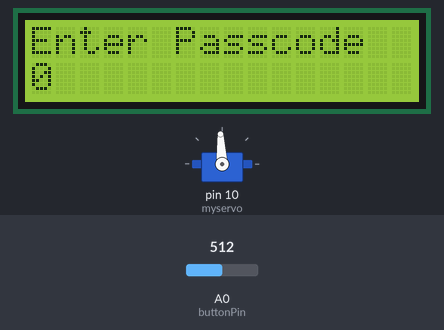
A sketch run on a simulated Arduino Uno, built with avr-gcc and run on an emulated ATmega328P. Parts: 16×2 character LCD, servo. The inputs (shaded band) are chosen by the test bench; at power-on: A0 (buttonPin) = 512.

Above: at 1.2 s.
1.3 s: A0 (buttonPin) set to 537
2.8 s: A0 (buttonPin) set to 561
At 4.0 s:
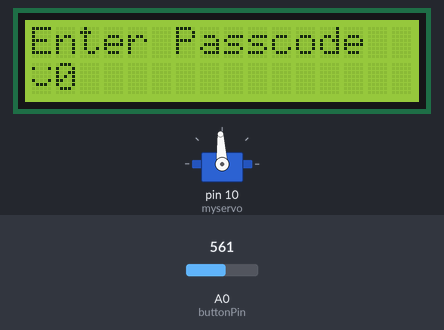
4.3 s: A0 (buttonPin) set to 185
At 5.0 s:
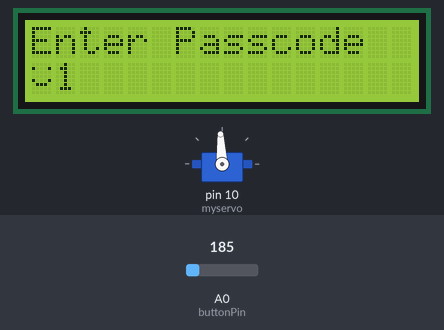
5.8 s: A0 (buttonPin) set to 565
At 6.4 s:
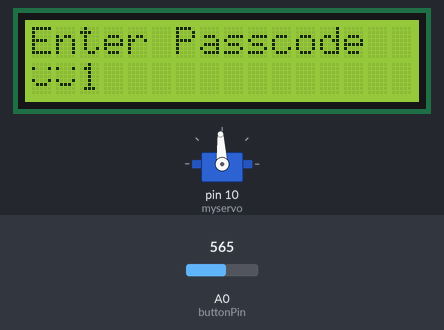
Timing chart, 0 to 8.3 s (numbered marks = the images above; inputs shaded):
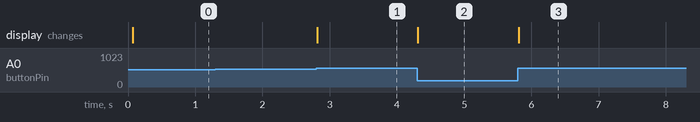

The sketch:

DoorUnlocker.ino
```cpp
#include <LiquidCrystal.h>
#include <Servo.h>

LiquidCrystal lcd(8,9,4,5,6,7);
Servo myservo;

//Hide the code with a smiley face
byte smiley[8] = {
  B00000,
  B10001,
  B00000,
  B00000,
  B10001,
  B01110,
  B00000,
};

byte frowny[8] = {
  B00000,
  B10001,
  B00000,
  B00000,
  B01110,
  B10001,
  B00000,
};

int num1;
int num2;
int num3;
int num4;
int num5;
int moveon=1;
int lcd_key=0;
int currentBtn=0;
int printlastbtn;
int servostatus;
int lockstatus;
int servodisp;

void setup(){
  lcd.begin(16,2);
  lcd.createChar(0,smiley);
  lcd.createChar(1,frowny);
  myservo.attach(10);
  myservo.writeMicroseconds(1500); //start servo in the center position
}

void loop(){
  lcd.setCursor(0,0);
  lcd.print("Enter Passcode");
  servostatus = 1;                //Servo does nothing
  if (moveon == 1){              //select first digit of passcode
    num1 = Enter_Number();
    lcd.setCursor(0,1);
    lcd.print(num1,DEC);

  }

  if (moveon == 2){             //select second digit of passcode
    num2 = Enter_Number();
    lcd.setCursor(0,1);
    lcd.write(byte(0));
    lcd.setCursor(1,1);
    lcd.print(num2,DEC);
  }

  if (moveon == 3){            //select third digit of passcode
    num3 = Enter_Number();
    lcd.setCursor(1,1);
    lcd.write(byte(0));
    lcd.setCursor(2,1);
    lcd.print(num3,DEC);
  }

  if (moveon == 4){            //select fourth digit of passcode
    num4 = Enter_Number();
    lcd.setCursor(2,1);
    lcd.write(byte(0));
    lcd.setCursor(3,1);
    lcd.print(num4,DEC);
  }

  if (moveon == 5){
    lcd.setCursor(3,1);
    lcd.write(byte(0));
    moveon = moveon+1;
  }
  if (moveon == 6){
    if (num1==0 & num2==6 & num3==0 & num4==5){  //Turn the servo if the correct passcode has been entered
      servostatus=2;                             //Unlock the door
      lockstatus = ServoFun(servostatus);        //passes servostatus variable to function, which will rotate servo to new position
    }
    else{
      for (int k = 0; k<4; k++){
        lcd.setCursor(k,1);
        lcd.write(byte(1));
           }
           lcd.setCursor(5,1);
           lcd.print("Try Again"),
      servostatus=1;                             //servo does nothing
      lockstatus = ServoFun(servostatus);
    }
    num5 = Enter_Number();
  }
  if (moveon == 7){
    servostatus=1;
    lockstatus = ServoFun(servostatus);
  }
}
```

ButtonPress.ino
```cpp
//Adapted from Dr. Mark Palmeri--4/21/2013
int buttonPin=A0;
#define btnRIGHT 0
#define btnUP 1
#define btnDOWN 2
#define btnLEFT 3
#define btnSELECT 4
#define btnNONE 5

int read_LCD_buttons()
{
  int adcIn;
  adcIn = analogRead(buttonPin);
  delay(5);
  if (adcIn < 50) return btnRIGHT;
  else if (adcIn < 195) return btnUP;
  else if (adcIn < 380) return btnDOWN;
  else if (adcIn < 555) return btnLEFT;
  else if (adcIn < 790) return btnSELECT;
  else return btnNONE;
}
```

Enter_Number.ino
```cpp
// Function that allows the user to pick a passcode
int number=0;
int lastBtn1 = 0;
int lastBtn2 = 0;
int lastBtn3 = 0;

int Enter_Number()
{
  lcd_key = read_LCD_buttons();

  if (lcd_key == btnSELECT && lastBtn1 != btnSELECT) //if SELECT button was pressed
  {
    moveon = moveon+1;
    lastBtn1 = btnSELECT;  //change the last button to SELECT
  }
  else if (lcd_key != btnSELECT)
  {
    lastBtn1=0;            //reset last button to default
  }

  if (lcd_key == btnUP && lastBtn2 != btnUP)
  {
    number = number+1;
    lastBtn2 = btnUP;      //use a different "last button" variable to track the UP button
    if (number >= 9)       //set the upper limit to 9 (0-9)
    {
      number = 9;
    }
  }
  else if (lcd_key != btnUP)
  {
    lastBtn2=0;
  }

  if (lcd_key == btnDOWN && lastBtn3 != btnDOWN)
  {
    number = number-1;
    lastBtn3 = btnDOWN;    //use a different "last button" variable to track the DOWN button
    if (number <= 0)      //set the lower limit to 0 (0-9)
    {
      number = 0;
    }
  }
  else if (lcd_key != btnDOWN)
  {
    lastBtn3=0;
  }

   return number;
}
```

ServoFun.ino
```cpp
int ServoFun(int status){
  if (status == 1){
    myservo.writeMicroseconds(1500);
  }
  if (status == 2){
    myservo.writeMicroseconds(600);
  }
}
```

Measured:
- the behaviour switches between 554 and 555 on A0 (buttonPin) (found by bisection; images 0 and 1)
- after the input at 1.3 s, every drawn part: stays the same
- after the input at 2.8 s, the display: changes at once (image 1)
- after the input at 4.3 s, the display: changes at once (image 2)
- after the input at 5.8 s, the display: changes at once (image 3)
